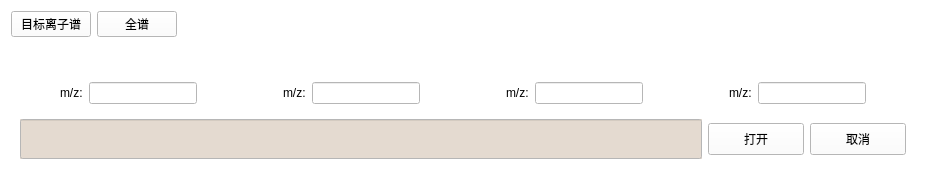
    <widget class="QWidget" name="UI_TUNING_GRAPHICS" native="true">
     <property name="palette">
      <palette>
       <active>
        <colorrole role="WindowText">
         <brush brushstyle="SolidPattern">
          <color alpha="255">
           <red>0</red>
           <green>0</green>
           <blue>0</blue>
          </color>
         </brush>
        </colorrole>
        <colorrole role="Button">
         <brush brushstyle="SolidPattern">
          <color alpha="255">
           <red>255</red>
           <green>255</green>
           <blue>255</blue>
          </color>
         </brush>
        </colorrole>
        <colorrole role="Light">
         <brush brushstyle="SolidPattern">
          <color alpha="255">
           <red>255</red>
           <green>255</green>
           <blue>255</blue>
          </color>
         </brush>
        </colorrole>
        <colorrole role="Midlight">
         <brush brushstyle="SolidPattern">
          <color alpha="255">
           <red>255</red>
           <green>255</green>
           <blue>255</blue>
          </color>
         </brush>
        </colorrole>
        <colorrole role="Dark">
         <brush brushstyle="SolidPattern">
          <color alpha="255">
           <red>127</red>
           <green>127</green>
           <blue>127</blue>
          </color>
         </brush>
        </colorrole>
        <colorrole role="Mid">
         <brush brushstyle="SolidPattern">
          <color alpha="255">
           <red>170</red>
           <green>170</green>
           <blue>170</blue>
          </color>
         </brush>
        </colorrole>
        <colorrole role="Text">
         <brush brushstyle="SolidPattern">
          <color alpha="255">
           <red>0</red>
           <green>0</green>
           <blue>0</blue>
          </color>
         </brush>
        </colorrole>
        <colorrole role="BrightText">
         <brush brushstyle="SolidPattern">
          <color alpha="255">
           <red>255</red>
           <green>255</green>
           <blue>255</blue>
          </color>
         </brush>
        </colorrole>
        <colorrole role="ButtonText">
         <brush brushstyle="SolidPattern">
          <color alpha="255">
           <red>0</red>
           <green>0</green>
           <blue>0</blue>
          </color>
         </brush>
        </colorrole>
        <colorrole role="Base">
         <brush brushstyle="SolidPattern">
          <color alpha="255">
           <red>255</red>
           <green>255</green>
           <blue>255</blue>
          </color>
         </brush>
        </colorrole>
        <colorrole role="Window">
         <brush brushstyle="SolidPattern">
          <color alpha="255">
           <red>255</red>
           <green>255</green>
           <blue>255</blue>
          </color>
         </brush>
        </colorrole>
        <colorrole role="Shadow">
         <brush brushstyle="SolidPattern">
          <color alpha="255">
           <red>0</red>
           <green>0</green>
           <blue>0</blue>
          </color>
         </brush>
        </colorrole>
        <colorrole role="AlternateBase">
         <brush brushstyle="SolidPattern">
          <color alpha="255">
           <red>255</red>
           <green>255</green>
           <blue>255</blue>
          </color>
         </brush>
        </colorrole>
        <colorrole role="ToolTipBase">
         <brush brushstyle="SolidPattern">
          <color alpha="255">
           <red>255</red>
           <green>255</green>
           <blue>220</blue>
          </color>
         </brush>
        </colorrole>
        <colorrole role="ToolTipText">
         <brush brushstyle="SolidPattern">
          <color alpha="255">
           <red>0</red>
           <green>0</green>
           <blue>0</blue>
          </color>
         </brush>
        </colorrole>
       </active>
       <inactive>
        <colorrole role="WindowText">
         <brush brushstyle="SolidPattern">
          <color alpha="255">
           <red>0</red>
           <green>0</green>
           <blue>0</blue>
          </color>
         </brush>
        </colorrole>
        <colorrole role="Button">
         <brush brushstyle="SolidPattern">
          <color alpha="255">
           <red>255</red>
           <green>255</green>
           <blue>255</blue>
          </color>
         </brush>
        </colorrole>
        <colorrole role="Light">
         <brush brushstyle="SolidPattern">
          <color alpha="255">
           <red>255</red>
           <green>255</green>
           <blue>255</blue>
          </color>
         </brush>
        </colorrole>
        <colorrole role="Midlight">
         <brush brushstyle="SolidPattern">
          <color alpha="255">
           <red>255</red>
           <green>255</green>
           <blue>255</blue>
          </color>
         </brush>
        </colorrole>
        <colorrole role="Dark">
         <brush brushstyle="SolidPattern">
          <color alpha="255">
           <red>127</red>
           <green>127</green>
           <blue>127</blue>
          </color>
         </brush>
        </colorrole>
        <colorrole role="Mid">
         <brush brushstyle="SolidPattern">
          <color alpha="255">
           <red>170</red>
           <green>170</green>
           <blue>170</blue>
          </color>
         </brush>
        </colorrole>
        <colorrole role="Text">
         <brush brushstyle="SolidPattern">
          <color alpha="255">
           <red>0</red>
           <green>0</green>
           <blue>0</blue>
          </color>
         </brush>
        </colorrole>
        <colorrole role="BrightText">
         <brush brushstyle="SolidPattern">
          <color alpha="255">
           <red>255</red>
           <green>255</green>
           <blue>255</blue>
          </color>
         </brush>
        </colorrole>
        <colorrole role="ButtonText">
         <brush brushstyle="SolidPattern">
          <color alpha="255">
           <red>0</red>
           <green>0</green>
           <blue>0</blue>
          </color>
         </brush>
        </colorrole>
        <colorrole role="Base">
         <brush brushstyle="SolidPattern">
          <color alpha="255">
           <red>255</red>
           <green>255</green>
           <blue>255</blue>
          </color>
         </brush>
        </colorrole>
        <colorrole role="Window">
         <brush brushstyle="SolidPattern">
          <color alpha="255">
           <red>255</red>
           <green>255</green>
           <blue>255</blue>
          </color>
         </brush>
        </colorrole>
        <colorrole role="Shadow">
         <brush brushstyle="SolidPattern">
          <color alpha="255">
           <red>0</red>
           <green>0</green>
           <blue>0</blue>
          </color>
         </brush>
        </colorrole>
        <colorrole role="AlternateBase">
         <brush brushstyle="SolidPattern">
          <color alpha="255">
           <red>255</red>
           <green>255</green>
           <blue>255</blue>
          </color>
         </brush>
        </colorrole>
        <colorrole role="ToolTipBase">
         <brush brushstyle="SolidPattern">
          <color alpha="255">
           <red>255</red>
           <green>255</green>
           <blue>220</blue>
          </color>
         </brush>
        </colorrole>
        <colorrole role="ToolTipText">
         <brush brushstyle="SolidPattern">
          <color alpha="255">
           <red>0</red>
           <green>0</green>
           <blue>0</blue>
          </color>
         </brush>
        </colorrole>
       </inactive>
       <disabled>
        <colorrole role="WindowText">
         <brush brushstyle="SolidPattern">
          <color alpha="255">
           <red>127</red>
           <green>127</green>
           <blue>127</blue>
          </color>
         </brush>
        </colorrole>
        <colorrole role="Button">
         <brush brushstyle="SolidPattern">
          <color alpha="255">
           <red>255</red>
           <green>255</green>
           <blue>255</blue>
          </color>
         </brush>
        </colorrole>
        <colorrole role="Light">
         <brush brushstyle="SolidPattern">
          <color alpha="255">
           <red>255</red>
           <green>255</green>
           <blue>255</blue>
          </color>
         </brush>
        </colorrole>
        <colorrole role="Midlight">
         <brush brushstyle="SolidPattern">
          <color alpha="255">
           <red>255</red>
           <green>255</green>
           <blue>255</blue>
          </color>
         </brush>
        </colorrole>
        <colorrole role="Dark">
         <brush brushstyle="SolidPattern">
          <color alpha="255">
           <red>127</red>
           <green>127</green>
           <blue>127</blue>
          </color>
         </brush>
        </colorrole>
        <colorrole role="Mid">
         <brush brushstyle="SolidPattern">
          <color alpha="255">
           <red>170</red>
           <green>170</green>
           <blue>170</blue>
          </color>
         </brush>
        </colorrole>
        <colorrole role="Text">
         <brush brushstyle="SolidPattern">
          <color alpha="255">
           <red>127</red>
           <green>127</green>
           <blue>127</blue>
          </color>
         </brush>
        </colorrole>
        <colorrole role="BrightText">
         <brush brushstyle="SolidPattern">
          <color alpha="255">
           <red>255</red>
           <green>255</green>
           <blue>255</blue>
          </color>
         </brush>
        </colorrole>
        <colorrole role="ButtonText">
         <brush brushstyle="SolidPattern">
          <color alpha="255">
           <red>127</red>
           <green>127</green>
           <blue>127</blue>
          </color>
         </brush>
        </colorrole>
        <colorrole role="Base">
         <brush brushstyle="SolidPattern">
          <color alpha="255">
           <red>255</red>
           <green>255</green>
           <blue>255</blue>
          </color>
         </brush>
        </colorrole>
        <colorrole role="Window">
         <brush brushstyle="SolidPattern">
          <color alpha="255">
           <red>255</red>
           <green>255</green>
           <blue>255</blue>
          </color>
         </brush>
        </colorrole>
        <colorrole role="Shadow">
         <brush brushstyle="SolidPattern">
          <color alpha="255">
           <red>0</red>
           <green>0</green>
           <blue>0</blue>
          </color>
         </brush>
        </colorrole>
        <colorrole role="AlternateBase">
         <brush brushstyle="SolidPattern">
          <color alpha="255">
           <red>255</red>
           <green>255</green>
           <blue>255</blue>
          </color>
         </brush>
        </colorrole>
        <colorrole role="ToolTipBase">
         <brush brushstyle="SolidPattern">
          <color alpha="255">
           <red>255</red>
           <green>255</green>
           <blue>220</blue>
          </color>
         </brush>
        </colorrole>
        <colorrole role="ToolTipText">
         <brush brushstyle="SolidPattern">
          <color alpha="255">
           <red>0</red>
           <green>0</green>
           <blue>0</blue>
          </color>
         </brush>
        </colorrole>
       </disabled>
      </palette>
     </property>
     <property name="autoFillBackground">
      <bool>true</bool>
     </property>
     <layout class="QVBoxLayout" name="verticalLayout">
      <item>
       <layout class="QHBoxLayout" name="horizontalLayout_3">
        <item>
         <widget class="QPushButton" name="UI_PB_TARGET">
          <property name="text">
           <string>目标离子谱</string>
          </property>
         </widget>
        </item>
        <item>
         <widget class="QPushButton" name="UI_PB_FULL">
          <property name="text">
           <string>全谱</string>
          </property>
         </widget>
        </item>
        <item>
         <spacer name="horizontalSpacer_2">
          <property name="orientation">
           <enum>Qt::Horizontal</enum>
          </property>
          <property name="sizeHint" stdset="0">
           <size>
            <width>40</width>
            <height>20</height>
           </size>
          </property>
         </spacer>
        </item>
       </layout>
      </item>
      <item>
       <widget class="QWidget" name="UI_W_CHART" native="true">
        <layout class="QHBoxLayout" name="UI_LAYOUT_CHART"/>
       </widget>
      </item>
      <item>
       <widget class="QWidget" name="UI_W_TARGET_CHART" native="true">
        <layout class="QGridLayout" name="UI_LAYOUT_TARGET">
         <item row="1" column="3">
          <layout class="QHBoxLayout" name="horizontalLayout_7">
           <item>
            <spacer name="horizontalSpacer_12">
             <property name="orientation">
              <enum>Qt::Horizontal</enum>
             </property>
             <property name="sizeHint" stdset="0">
              <size>
               <width>40</width>
               <height>20</height>
              </size>
             </property>
            </spacer>
           </item>
           <item>
            <widget class="QLabel" name="label_20">
             <property name="text">
              <string>m/z:</string>
             </property>
            </widget>
           </item>
           <item>
            <widget class="QLineEdit" name="UI_LE_MASS3"/>
           </item>
           <item>
            <spacer name="horizontalSpacer_13">
             <property name="orientation">
              <enum>Qt::Horizontal</enum>
             </property>
             <property name="sizeHint" stdset="0">
              <size>
               <width>40</width>
               <height>20</height>
              </size>
             </property>
            </spacer>
           </item>
          </layout>
         </item>
         <item row="1" column="0">
          <layout class="QHBoxLayout" name="horizontalLayout">
           <item>
            <spacer name="horizontalSpacer">
             <property name="orientation">
              <enum>Qt::Horizontal</enum>
             </property>
             <property name="sizeHint" stdset="0">
              <size>
               <width>40</width>
               <height>20</height>
              </size>
             </property>
            </spacer>
           </item>
           <item>
            <widget class="QLabel" name="label_17">
             <property name="text">
              <string>m/z:</string>
             </property>
            </widget>
           </item>
           <item>
            <widget class="QLineEdit" name="UI_LE_MASS0"/>
           </item>
           <item>
            <spacer name="horizontalSpacer_7">
             <property name="orientation">
              <enum>Qt::Horizontal</enum>
             </property>
             <property name="sizeHint" stdset="0">
              <size>
               <width>40</width>
               <height>20</height>
              </size>
             </property>
            </spacer>
           </item>
          </layout>
         </item>
         <item row="1" column="1">
          <layout class="QHBoxLayout" name="horizontalLayout_6">
           <item>
            <spacer name="horizontalSpacer_8">
             <property name="orientation">
              <enum>Qt::Horizontal</enum>
             </property>
             <property name="sizeHint" stdset="0">
              <size>
               <width>40</width>
               <height>20</height>
              </size>
             </property>
            </spacer>
           </item>
           <item>
            <widget class="QLabel" name="label_19">
             <property name="text">
              <string>m/z:</string>
             </property>
            </widget>
           </item>
           <item>
            <widget class="QLineEdit" name="UI_LE_MASS1"/>
           </item>
           <item>
            <spacer name="horizontalSpacer_9">
             <property name="orientation">
              <enum>Qt::Horizontal</enum>
             </property>
             <property name="sizeHint" stdset="0">
              <size>
               <width>40</width>
               <height>20</height>
              </size>
             </property>
            </spacer>
           </item>
          </layout>
         </item>
         <item row="1" column="2">
          <layout class="QHBoxLayout" name="horizontalLayout_5">
           <item>
            <spacer name="horizontalSpacer_10">
             <property name="orientation">
              <enum>Qt::Horizontal</enum>
             </property>
             <property name="sizeHint" stdset="0">
              <size>
               <width>40</width>
               <height>20</height>
              </size>
             </property>
            </spacer>
           </item>
           <item>
            <widget class="QLabel" name="label_18">
             <property name="text">
              <string>m/z:</string>
             </property>
            </widget>
           </item>
           <item>
            <widget class="QLineEdit" name="UI_LE_MASS2"/>
           </item>
           <item>
            <spacer name="horizontalSpacer_11">
             <property name="orientation">
              <enum>Qt::Horizontal</enum>
             </property>
             <property name="sizeHint" stdset="0">
              <size>
               <width>40</width>
               <height>20</height>
              </size>
             </property>
            </spacer>
           </item>
          </layout>
         </item>
         <item row="0" column="0">
          <widget class="QWidget" name="widget_3" native="true"/>
         </item>
        </layout>
       </widget>
      </item>
      <item>
       <widget class="QWidget" name="UI_W_FILE" native="true">
        <layout class="QVBoxLayout" name="UI_LAYOUT_FILE">
         <property name="leftMargin">
          <number>0</number>
         </property>
         <property name="topMargin">
          <number>0</number>
         </property>
         <property name="rightMargin">
          <number>0</number>
         </property>
         <property name="bottomMargin">
          <number>0</number>
         </property>
         <item>
          <widget class="QWidget" name="UI_W_FILEMENU" native="true">
           <layout class="QHBoxLayout" name="horizontalLayout_2">
            <property name="leftMargin">
             <number>9</number>
            </property>
            <property name="topMargin">
             <number>0</number>
            </property>
            <property name="rightMargin">
             <number>9</number>
            </property>
            <property name="bottomMargin">
             <number>0</number>
            </property>
            <item>
             <widget class="QLineEdit" name="E_FILENAME">
              <property name="minimumSize">
               <size>
                <width>0</width>
                <height>40</height>
               </size>
              </property>
              <property name="maximumSize">
               <size>
                <width>16777215</width>
                <height>40</height>
               </size>
              </property>
              <property name="palette">
               <palette>
                <active>
                 <colorrole role="Base">
                  <brush brushstyle="SolidPattern">
                   <color alpha="255">
                    <red>228</red>
                    <green>218</green>
                    <blue>208</blue>
                   </color>
                  </brush>
                 </colorrole>
                </active>
                <inactive>
                 <colorrole role="Base">
                  <brush brushstyle="SolidPattern">
                   <color alpha="255">
                    <red>228</red>
                    <green>218</green>
                    <blue>208</blue>
                   </color>
                  </brush>
                 </colorrole>
                </inactive>
                <disabled>
                 <colorrole role="Base">
                  <brush brushstyle="SolidPattern">
                   <color alpha="255">
                    <red>240</red>
                    <green>240</green>
                    <blue>240</blue>
                   </color>
                  </brush>
                 </colorrole>
                </disabled>
               </palette>
              </property>
              <property name="font">
               <font>
                <family>Microsoft YaHei UI</family>
                <pointsize>12</pointsize>
                <weight>50</weight>
                <bold>false</bold>
               </font>
              </property>
              <property name="autoFillBackground">
               <bool>true</bool>
              </property>
              <property name="readOnly">
               <bool>true</bool>
              </property>
             </widget>
            </item>
            <item>
             <widget class="QPushButton" name="UI_PB_OK">
              <property name="minimumSize">
               <size>
                <width>96</width>
                <height>32</height>
               </size>
              </property>
              <property name="text">
               <string>打开</string>
              </property>
             </widget>
            </item>
            <item>
             <widget class="QPushButton" name="UI_PB_CANCEL">
              <property name="minimumSize">
               <size>
                <width>96</width>
                <height>32</height>
               </size>
              </property>
              <property name="text">
               <string>取消</string>
              </property>
             </widget>
            </item>
           </layout>
          </widget>
         </item>
        </layout>
       </widget>
      </item>
     </layout>
    </widget>
